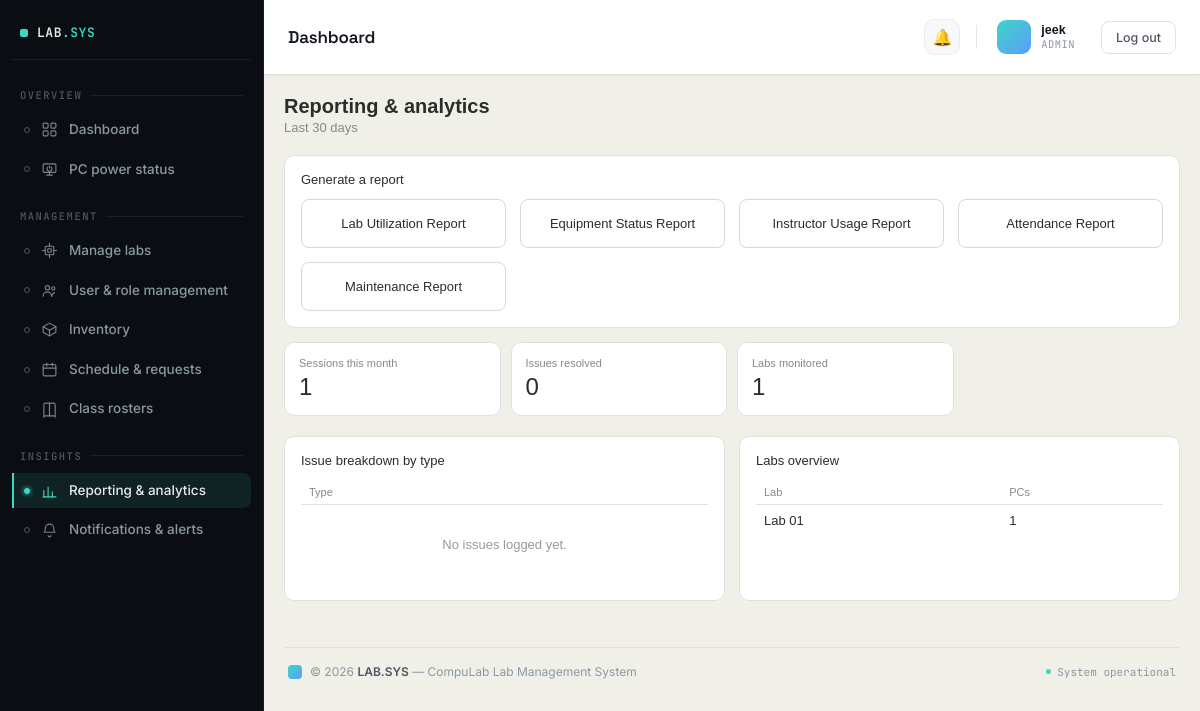
Screenshot of /labs/analytics/ (signed in) with the database file from the repository.
### accounts/models.py (models this page shows, shortened)
class User(AbstractUser):
    ROLE_CHOICES = [
        ('admin', 'Admin'),
        ('incharge', 'Lab In-charge'),
        ('instructor', 'Instructor'),
        ('student', 'Student'),
    ]
    role = models.CharField(max_length=20, choices=ROLE_CHOICES, default='instructor')
    id_number = models.CharField(
        max_length=50, blank=True, default='',
        help_text='Student/Instructor ID — used to match this account to reservation requests and lab PC check-ins. Separate from the login username.'
    )
    assigned_lab = models.ForeignKey(
        'labs.Lab',
        null=True,
        blank=True,
        on_delete=models.SET_NULL,
        related_name='assigned_users'
    )
    email_notifications_enabled = models.BooleanField(default=True)

### labs/models.py (models this page shows, shortened)
class Lab(models.Model):
    name = models.CharField(max_length=100)
    location = models.CharField(max_length=200, blank=True)
    opening_time = models.TimeField(
        default='07:00',
        help_text='Daily opening time, used as the capacity basis for utilization % in reports.'
    )
    closing_time = models.TimeField(
        default='21:00',
        help_text='Daily closing time, used as the capacity basis for utilization % in reports.'
    )

### labs/views.py (the view)
# urls.py: path('analytics/', views.AnalyticsView.as_view(), name='analytics'),
class AnalyticsView(RoleRequiredMixin, TemplateView):
    allowed_roles = ['admin', 'incharge']
    template_name = 'labs/analytics.html'
    def get_context_data(self, **kwargs):
        from issues.models import Issue
        from scheduling.models import Session
        from django.utils import timezone
        from datetime import timedelta
        ctx = super().get_context_data(**kwargs)
        thirty_days_ago = timezone.now().date() - timedelta(days=30)
        ctx['sessions_this_month'] = Session.objects.filter(
            date__gte=thirty_days_ago
        ).count()
        ctx['resolved_issues'] = Issue.objects.filter(
            status='resolved'
        ).count()
        ctx['labs'] = Lab.objects.prefetch_related('pcs').all()
        ctx['issue_breakdown'] = Issue.objects.values(
            'issue_type'
        ).order_by('issue_type')
        return ctx

### accounts/context_processors.py (called while the page is built)
def sidebar_counts(request):
    if not request.user.is_authenticated:
        return {}
    return {
        'unread_notifications_count': Notification.objects.filter(
            user=request.user, read=False
        ).count(),
        'open_issues_count': Issue.objects.filter(status='open').count()
        if request.user.role in ['admin', 'incharge'] else 0,
    }

### accounts/mixins.py (called while the page is built)
    def dispatch(self, request, *args, **kwargs):
        if not request.user.is_authenticated:
            return self.handle_no_permission()
        if self.allowed_roles and request.user.role not in self.allowed_roles:
            raise PermissionDenied
        return super().dispatch(request, *args, **kwargs)

### compulab/templates/labs/analytics.html (shortened to what this page needs)
{% extends "base.html" %}
{% block content %}
<div class="page-header">
  <div>
    <h1>Reporting &amp; analytics</h1>
    <div class="sub">Last 30 days</div>
  </div>
</div>
<div class="card">
  <div class="section-title">Generate a report</div>
  <div class="two-col" style="grid-template-columns: repeat(4, 1fr);">
    <a href="{% url 'report_lab_utilization' %}" class="action-btn" style="justify-content:center; padding:16px;">Lab Utilization Report</a>
    <a href="{% url 'report_equipment_status' %}" class="action-btn" style="justify-content:center; padding:16px;">Equipment Status Report</a>
    <a href="{% url 'report_instructor_usage' %}" class="action-btn" style="justify-content:center; padding:16px;">Instructor Usage Report</a>
    <a href="{% url 'report_attendance' %}" class="action-btn" style="justify-content:center; padding:16px;">Attendance Report</a>
    <a href="{% url 'report_maintenance' %}" class="action-btn" style="justify-content:center; padding:16px;">Maintenance Report</a>
  </div>
</div>
<div class="metrics">
  <div class="metric neutral">
    <div class="metric-label">Sessions this month</div>
    <div class="metric-val">{{ sessions_this_month }}</div>
  </div>
  <div class="metric green">
    <div class="metric-label">Issues resolved</div>
    <div class="metric-val">{{ resolved_issues }}</div>
  </div>
  <div class="metric">
    <div class="metric-label">Labs monitored</div>
    <div class="metric-val">{{ labs|length }}</div>
  </div>
</div>
<div class="two-col">
  <div class="card">
    <div class="section-title">Issue breakdown by type</div>
    <table class="table">
      <thead><tr><th>Type</th></tr></thead>
      <tbody>
        {% for row in issue_breakdown %}
          <tr><td>{{ row.issue_type }}</td></tr>
        {% empty %}
          <tr><td><p class="empty">No issues logged yet.</p></td></tr>
        {% endfor %}
      </tbody>
    </table>
  </div>
  <div class="card">
    <div class="section-title">Labs overview</div>
    <table class="table">
      <thead><tr><th>Lab</th><th>PCs</th></tr></thead>
      <tbody>
        {% for lab in labs %}
          <tr><td>{{ lab.name }}</td><td>{{ lab.pcs.all|length }}</td></tr>
        {% empty %}
          <tr><td colspan="2"><p class="empty">No labs set up.</p></td></tr>
        {% endfor %}
      </tbody>
    </table>
  </div>
</div>
{% endblock %}

### compulab/templates/dashboard/navbar.html (shortened to what this page needs)
<div class="topbar">
  <div class="topbar-title">{{ page_title|default:"Dashboard" }}</div>
  <div class="topbar-right">
    <div class="topbar-notif">
      <a href="{% url 'notifications' %}" title="Notifications">
        🔔
      </a>
    </div>
    <div class="topbar-user">
      <div class="avatar">
      </div>
      <div class="user-meta">
        <span class="user-name">{{ request.user.get_full_name|default:request.user.username }}</span>
        <span class="user-role">{{ request.user.role|default:"Admin" }}</span>
      </div>
    </div>
    <form method="post" action="{% url 'logout' %}" style="display:inline;">
      <button type="submit" class="btn">Log out</button>
    </form>
  </div>
</div>

### compulab/templates/base.html (style rules this page uses)
* { box-sizing: border-box; margin: 0; padding: 0; }
html, body { height: 100%; }
body { font-family: sans-serif; background: #f1f0e8; color: #2c2c2a; }
:root { --topbar-accent: #3ed6c4; --topbar-accent-tint: rgba(62,214,196,0.12); --topbar-ink-1: #12171d; --topbar-text-1: #4d5761; --topbar-text-2: #8b98a3; }
.metrics { display: grid; grid-template-columns: repeat(4, 1fr); gap: 10px; margin-bottom: 20px; }
.metric { background: white; border: 1px solid #e0e0e0; border-radius: 10px; padding: 14px; }
.metric-label { font-size: 11px; color: #888; margin-bottom: 4px; }
.metric-val { font-size: 24px; font-weight: 500; }
.card { background: white; border: 1px solid #e0e0e0; border-radius: 10px; padding: 16px; margin-bottom: 14px; }
.section-title { font-size: 13px; font-weight: 500; margin-bottom: 12px; }
.two-col { display: grid; grid-template-columns: 1fr 1fr; gap: 14px; }
.table { width: 100%; border-collapse: collapse; font-size: 13px; }
.table th { text-align: left; padding: 6px 8px; color: #888; font-weight: 500; border-bottom: 1px solid #e0e0e0; font-size: 11px; }
.table td { padding: 8px; border-bottom: 1px solid #f0f0f0; }
.table tr:last-child td { border-bottom: none; }
a { color: inherit; }
.page-header { display: flex; align-items: center; justify-content: space-between; margin-bottom: 20px; flex-wrap: wrap; gap: 12px; }
.page-header h1 { font-size: 20px; font-weight: 600; }
.page-header .sub { font-size: 13px; color: #888; margin-top: 2px; }
.action-btn { display: inline-flex; align-items: center; gap: 6px; padding: 8px 16px; border-radius: 8px; border: 1px solid #d8d8d8; background: #fff; color: #2c2c2a; font-size: 13px; font-weight: 500; text-decoration: none; cursor: pointer; }
.empty { color: #999; font-size: 13px; text-align: center; padding: 24px 0; }

### compulab/templates/dashboard/navbar.html (style rules this page uses)
.topbar { padding: 16px 24px; border-bottom: 1px solid #e0e0e0; background: white; display: flex; align-items: center; justify-content: space-between; box-shadow: 0 1px 3px rgba(18, 23, 29, 0.03); }
.topbar-title { font-family: 'Space Grotesk', sans-serif; font-size: 17px; font-weight: 600; letter-spacing: -0.01em; color: #12171d; }
.topbar-right { display: flex; align-items: center; gap: 16px; font-size: 13px; color: #555; }
.topbar-notif { position: relative; display: flex; align-items: center; }
.topbar-notif a { position: relative; display: flex; align-items: center; justify-content: center; width: 36px; height: 36px; border-radius: 10px; font-size: 16px; text-decoration: none; color: #4d5761; background: #f7f8f9; border: 1px solid #ececec; transition: background-color 0.15s ease, border-color 0.15s ease, transform 0.15s ease; }
.topbar-user { display: flex; align-items: center; gap: 10px; padding: 4px 10px 4px 4px; border-radius: 12px; transition: background-color 0.15s ease; }
.avatar { width: 34px; height: 34px; border-radius: 9px; background: linear-gradient(135deg, #3ed6c4, #5b9dff); color: #0a0e12; font-family: 'JetBrains Mono', monospace; font-size: 12px; font-weight: 700; display: flex; align-items: center; justify-content: center; flex-shrink: 0; }
.user-meta { display: flex; flex-direction: column; line-height: 1.25; }
.user-name { font-size: 12.5px; font-weight: 600; color: #12171d; white-space: nowrap; }
.user-role { font-size: 10.5px; font-family: 'JetBrains Mono', monospace; color: #8b98a3; text-transform: uppercase; letter-spacing: 0.04em; }
.btn { display: inline-flex; align-items: center; gap: 6px; padding: 8px 14px; border-radius: 8px; font-size: 12.5px; font-weight: 500; border: 1px solid #e0e0e0; background: white; cursor: pointer; text-decoration: none; color: #4d5761; font-family: 'Inter', sans-serif; transition: background-color 0.15s ease, border-color 0.15s ease, color 0.15s ease; }

### rows the page displays
User: user.get_full_name "jeek", user.role "ADMIN"
Lab: name "Lab 01", pcs.all|length "1"

### other values shown
{{ page_title|default:"Dashboard" }} "Dashboard"
{{ sessions_this_month }} "1"
{{ resolved_issues }} "0"
{{ labs|length }} "1"
